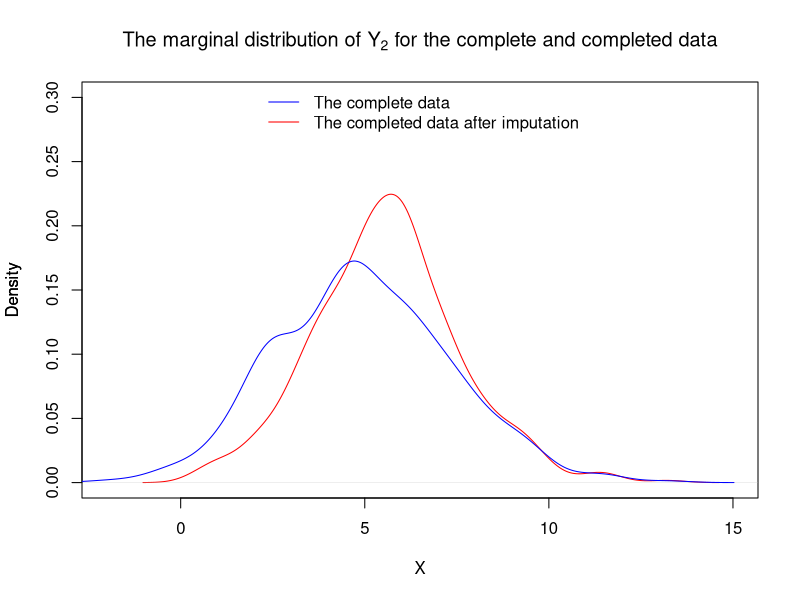

Here is the R script that generated this plot:
#Simulating a complete dataset of size 500 on (Y1,Y2)
set.seed(632)
Z1=rnorm(500, mean=0, sd=1)
Z2=rnorm(500, mean=0, sd=1)
Z3=rnorm(500, mean=0, sd=1)
Y1=1+Z1
Y2=5+2*Z1+Z2
#Simulating the observed dataset, i.e., imposing missingness on Y2
a=0
b=2
Y2_missing=Y2
con=a*(Y1-1)+b*(Y2-5)+Z3
for (i in 1:500){
  if (con[i]<0){Y2_missing[i]=NA}
}
#Conducting stochastic regression imputation
data=data.frame(Y1_variable=Y1,Y2_variable=Y2_missing)
fit=lm(Y2_variable~Y1_variable,data=data)
prediction=predict(fit,newdata=data)+rnorm(nrow(data),0,sigma(fit))
Y2_predicted=ifelse(is.na(Y2_missing),prediction,Y2)
#Displaying the figures
pdf("Question3_(d).pdf")
plot(density(Y2_predicted),col="red",main="",xlab="",xlim=c(-2,15),ylim = c(0,0.3))
lines(density(Y2),col="blue")
title(main=expression(paste("The marginal distribution of ",Y[2]," for the complete and completed data")),xlab = "X",ylab = "Density")
legend("top",legend=c("The complete data","The completed data after imputation"),lty=c(1,1),col=c("blue","red"),bty="n")
par(lty=1,pin=c(3,2.25))
dev.off()